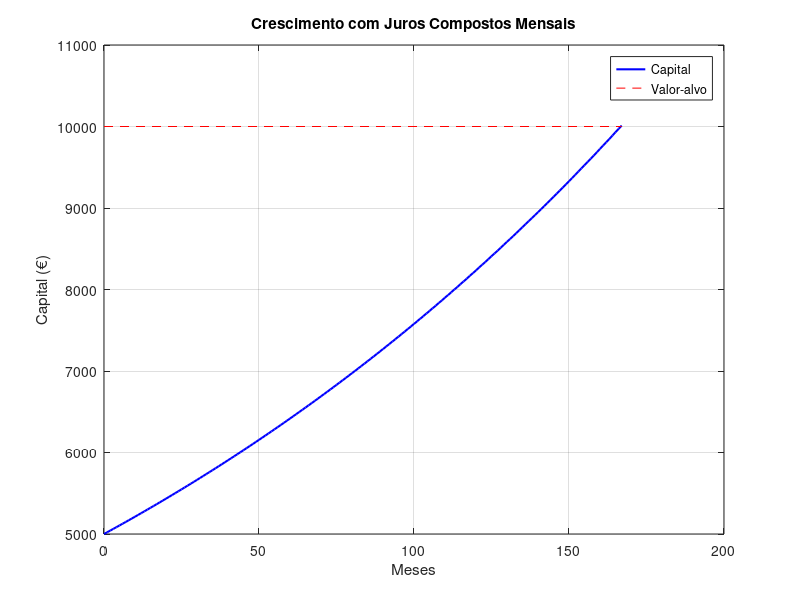

Reproduce this figure in MATLAB.
%% Juros Compostos Mensais
% Aplicação: Finanças pessoais
% Objectivo: Simular o crescimento até atingir um valor-alvo.

capital_inicial = 5000;
taxa_anual      = 0.05;
taxa_mensal     = taxa_anual / 12;
valor_alvo      = 10000;

capital = capital_inicial;
meses = 0;
historico = capital;

while capital < valor_alvo
    capital = capital * (1 + taxa_mensal);
    meses = meses + 1;
    historico(end+1) = capital;
end

fprintf('Capital inicial: %.2f €\n', capital_inicial);
fprintf('Valor-alvo:      %.2f €\n', valor_alvo);
fprintf('Taxa anual:      %.1f%%\n', taxa_anual*100);
fprintf('Meses necessários: %d (%.1f anos)\n', meses, meses/12);

figure;
plot(0:meses, historico, 'b-', 'LineWidth', 1.5, 'DisplayName', 'Capital');   
hold on;
line([0 meses], [valor_alvo valor_alvo], 'Color', 'r', 'LineStyle', '--', 'DisplayName', 'Valor-alvo');
xlabel('Meses');
ylabel('Capital (€)');
title('Crescimento com Juros Compostos Mensais');
legend('show');
grid on;   
